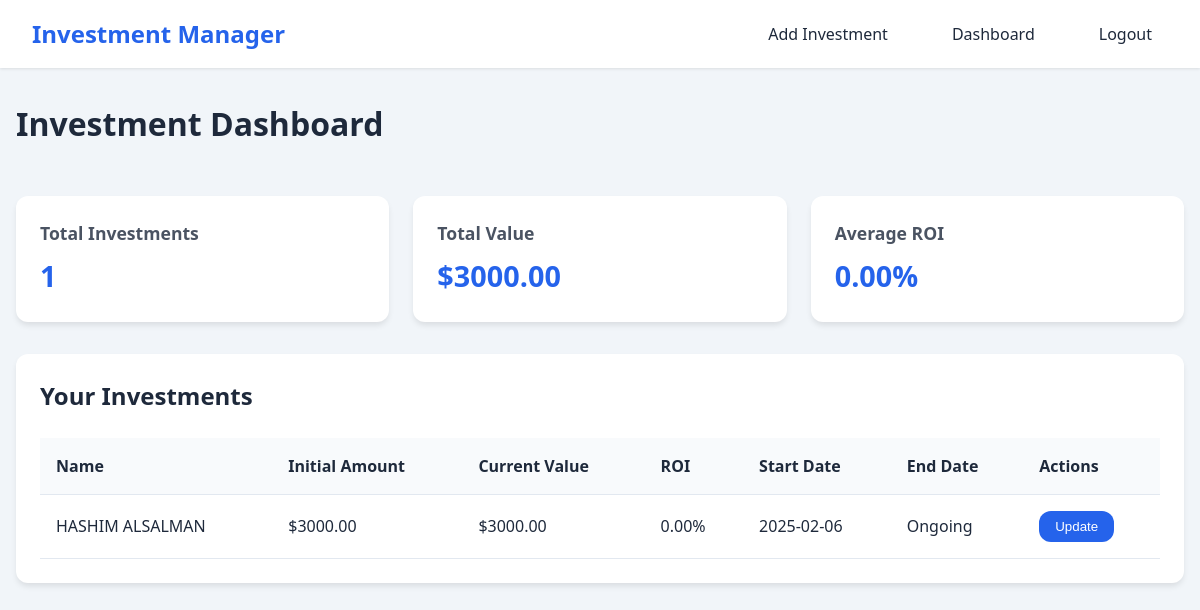
Screenshot of / (signed in) with the database file from the repository.
### app/models.py (models this page shows)
class Investment(db.Model):
    id = db.Column(db.Integer, primary_key=True)
    name = db.Column(db.String(100), nullable=False)
    amount = db.Column(db.Float, nullable=False)
    start_date = db.Column(db.DateTime, nullable=False)
    end_date = db.Column(db.DateTime)
    current_value = db.Column(db.Float)
    notes = db.Column(db.Text)
    user_id = db.Column(db.Integer, db.ForeignKey('user.id'))
    created_at = db.Column(db.DateTime, default=datetime.utcnow)
    def calculate_roi(self):
        if not self.current_value:
            return 0
        return ((self.current_value - self.amount) / self.amount) * 100

### app/routes.py (the view)
@main.route('/')
@login_required
def index():
    investments = Investment.query.filter_by(user_id=current_user.id).all()
    stats = {
        'total_investments': len(investments),
        'total_value': sum(inv.current_value or 0 for inv in investments),
        'total_initial': sum(inv.amount or 0 for inv in investments),
    }
    if stats['total_investments'] > 0:
        total_roi = sum(inv.calculate_roi() for inv in investments)
        stats['average_roi'] = total_roi / stats['total_investments']
    else:
        stats['average_roi'] = 0
    return render_template('dashboard.html', investments=investments, stats=stats)

### app/models.py (called while the page is built)
@login_manager.user_loader
def load_user(user_id):
    return User.query.get(int(user_id))

### app/templates/dashboard.html
{% extends "base.html" %}
{% block content %}
<div class="dashboard">
    <h1>Investment Dashboard</h1>
    <div class="summary-cards">
        <div class="card">
            <h3>Total Investments</h3>
            <p>{{ stats.total_investments }}</p>
        </div>
        <div class="card">
            <h3>Total Value</h3>
            <p>${{ "%.2f"|format(stats.total_value) }}</p>
        </div>
        <div class="card">
            <h3>Average ROI</h3>
            <p>{{ "%.2f"|format(stats.average_roi) }}%</p>
        </div>
    </div>
    <div class="investments-list">
        <h2>Your Investments</h2>
        {% if investments %}
        <table>
            <thead>
                <tr>
                    <th>Name</th>
                    <th>Initial Amount</th>
                    <th>Current Value</th>
                    <th>ROI</th>
                    <th>Start Date</th>
                    <th>End Date</th>
                    <th>Actions</th>
                </tr>
            </thead>
            <tbody>
                {% for investment in investments %}
                <tr>
                    <td>{{ investment.name }}</td>
                    <td>${{ "%.2f"|format(investment.amount) }}</td>
                    <td>${{ "%.2f"|format(investment.current_value) }}</td>
                    <td>{{ "%.2f"|format(investment.calculate_roi()) }}%</td>
                    <td>{{ investment.start_date.strftime('%Y-%m-%d') }}</td>
                    <td>{{ investment.end_date.strftime('%Y-%m-%d') if investment.end_date else 'Ongoing' }}</td>
                    <td>
                        <button onclick="showUpdateForm({{ investment.id }})">Update</button>
                    </td>
                </tr>
                {% endfor %}
            </tbody>
        </table>
        {% else %}
        <p>No investments yet. <a href="{{ url_for('main.add_investment') }}">Add your first investment</a> to get started!</p>
        {% endif %}
    </div>
</div>
{% endblock %}

### app/templates/base.html (shortened to what this page needs)
<!DOCTYPE html>
<html lang="en">
<head>
    <link rel="stylesheet" href="{{ url_for('static', filename='css/style.css') }}">
</head>
<body>
    <nav>
        <div class="nav-wrapper">
            <a href="{{ url_for('main.index') }}" class="brand-logo">Investment Manager</a>
            <ul class="nav-links">
                {% if current_user.is_authenticated %}
                    <li><a href="{{ url_for('main.add_investment') }}">Add Investment</a></li>
                    <li><a href="{{ url_for('main.index') }}">Dashboard</a></li>
                    <li><a href="{{ url_for('main.logout') }}">Logout</a></li>
                {% else %}
                    <li><a href="{{ url_for('main.login') }}">Login</a></li>
                    <li><a href="{{ url_for('main.register') }}">Register</a></li>
                {% endif %}
            </ul>
        </div>
    </nav>
    <main>
        {% block content %}{% endblock %}
    </main>
</body>
</html>

### static/css/style.css (style rules this page uses)
:root { --primary-color: #2563eb; --primary-dark: #1e40af; --secondary-color: #3b82f6; --background-color: #f1f5f9; --text-color: #1e293b; --success-color: #22c55e; --danger-color: #ef4444; --card-bg: #ffffff; --border-radius: 0.75rem; }
* { margin: 0; padding: 0; box-sizing: border-box; }
body { margin: 0; padding: 0; font-family: 'Segoe UI', system-ui, -apple-system, sans-serif; background-color: var(--background-color); color: var(--text-color); line-height: 1.5; }
nav { background-color: var(--card-bg); padding: 1rem; box-shadow: 0 1px 3px rgba(0,0,0,0.1); position: sticky; top: 0; z-index: 100; }
.nav-wrapper { max-width: 1200px; margin: 0 auto; display: flex; justify-content: space-between; align-items: center; padding: 0 1rem; }
.brand-logo { color: var(--primary-color); text-decoration: none; font-size: 1.5rem; font-weight: 600; }
.nav-links { list-style: none; display: flex; gap: 2rem; }
.nav-links a { color: var(--text-color); text-decoration: none; font-weight: 500; padding: 0.5rem 1rem; border-radius: var(--border-radius); transition: all 0.2s ease; }
main { max-width: 1200px; margin: 2rem auto; padding: 0 1rem; }
.dashboard { display: flex; flex-direction: column; gap: 2rem; }
.dashboard h1 { color: var(--text-color); font-size: 2rem; font-weight: 600; margin-bottom: 1rem; }
.summary-cards { display: grid; grid-template-columns: repeat(auto-fit, minmax(300px, 1fr)); gap: 1.5rem; }
.card { background: var(--card-bg); padding: 1.5rem; border-radius: var(--border-radius); box-shadow: 0 4px 6px -1px rgba(0,0,0,0.1); transition: transform 0.2s ease; }
.card h3 { color: var(--text-color); font-size: 1.1rem; margin-bottom: 0.5rem; opacity: 0.8; }
.card p { font-size: 1.8rem; font-weight: 600; color: var(--primary-color); }
.investments-list { background: var(--card-bg); padding: 1.5rem; border-radius: var(--border-radius); box-shadow: 0 4px 6px -1px rgba(0,0,0,0.1); }
.investments-list h2 { color: var(--text-color); font-size: 1.5rem; margin-bottom: 1.5rem; }
table { width: 100%; border-collapse: separate; border-spacing: 0; margin-top: 1rem; }
th, td { padding: 1rem; text-align: left; border-bottom: 1px solid #e2e8f0; }
th { background-color: #f8fafc; font-weight: 600; color: var(--text-color); }
button, .submit-btn { background-color: var(--primary-color); color: white; padding: 0.5rem 1rem; border: none; border-radius: var(--border-radius); cursor: pointer; font-weight: 500; transition: background-color 0.2s ease; }

### rows the page displays
Investment: name "HASHIM ALSALMAN", amount "3000.00", current_value "3000.00", calculate_roi "0.00", start_date "2025-02-06", end_date "Ongoing"

### other values shown
{{ stats.total_investments }} "1"
{{ "%.2f"|format(stats.total_value) }} "3000.00"
{{ "%.2f"|format(stats.average_roi) }} "0.00"
